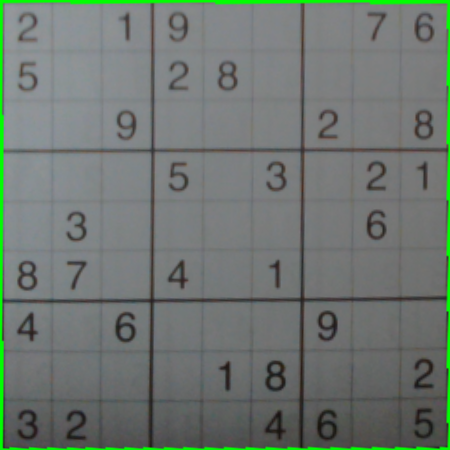
#> input picture backend/Images/sudoku.png, 450 x 450 px, found by its file name
$ python pre2.py
#> lines starting #> are read from the running program, lines starting #| are printed output that depends on the picture; after the words box and inside, x2 and y2 are one past the last pixel; in counts of white or black regions, pixels touching at a corner belong together
import cv2
import pytesseract
import numpy as np

# Bild laden
image = cv2.imread("./Images/sudoku.png", cv2.IMREAD_GRAYSCALE)
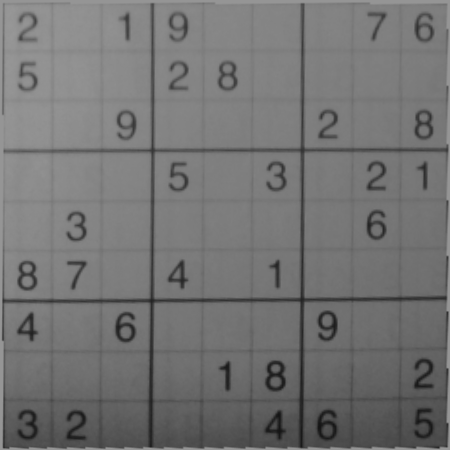
#> image: shape (450, 450); min 20, max 151, mean 115.1

# Bildgröße anpassen (optional, falls das Bild zu groß ist)
image = cv2.resize(image, (450, 450))

# Rauschreduzierung
image = cv2.GaussianBlur(image, (5, 5), 0)

# Adaptive Thresholding anwenden, um das Bild zu binarisieren
binary = cv2.adaptiveThreshold(image, 255, cv2.ADAPTIVE_THRESH_GAUSSIAN_C, cv2.THRESH_BINARY_INV, 11, 2)
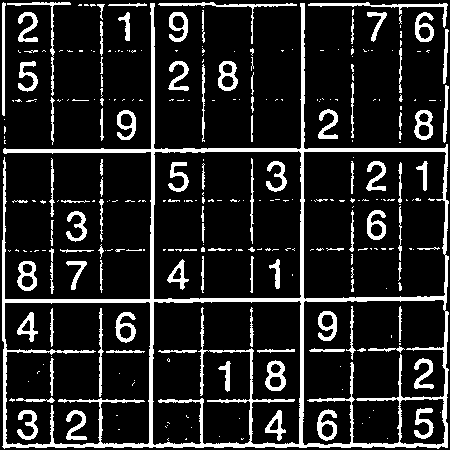
#> binary: shape (450, 450); 14.3% white; 304 white regions (203 under 20 px)

# Konturen finden, um das Sudoku-Raster zu lokalisieren
contours, _ = cv2.findContours(binary, cv2.RETR_EXTERNAL, cv2.CHAIN_APPROX_SIMPLE)
#> contours = 162 contours, 122 with area under 20; largest, box (x1, y1, x2, y2) and area: (2, 3, 449, 449) 111629, (218, 61, 238, 91) 444, (17, 261, 37, 291) 441, (414, 110, 433, 140) 425, (169, 12, 188, 42) 358
largest_contour = max(contours, key=cv2.contourArea)
#> largest_contour = contour of 348 points, box (x1, y1, x2, y2) (2, 3, 449, 449), area 111629

# Maske für das Sudoku-Raster erstellen
mask = np.zeros_like(image)
cv2.drawContours(mask, [largest_contour], -1, 255, thickness=cv2.FILLED)
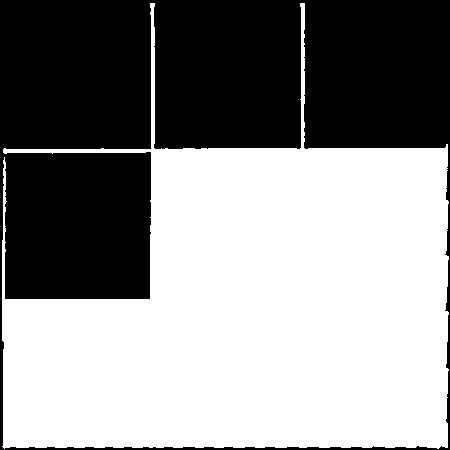
#> mask: shape (450, 450); 55.8% white; 1 black region, box (x1, y1, x2, y2) and area: (0, 0, 450, 450) 89543

# Nur den Bereich innerhalb des Sudoku-Rasters behalten
cropped = cv2.bitwise_and(binary, binary, mask=mask)
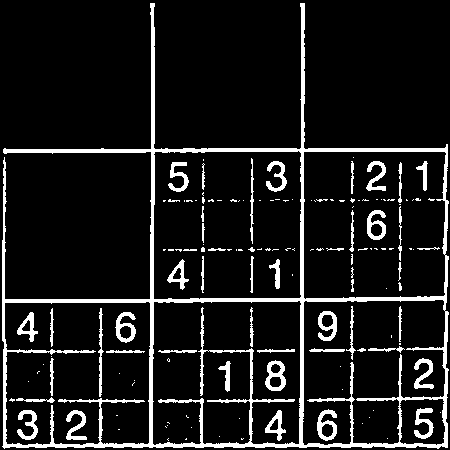
#> cropped: shape (450, 450); 10.3% white; 143 white regions (92 under 20 px), largest, box (x1, y1, x2, y2) and area: (2, 3, 449, 449) 13194, (265, 360, 286, 391) 339, (317, 409, 337, 441) 320

# Tesseract konfigurieren
custom_config = r'--oem 3 --psm 6 -c tessedit_char_whitelist=123456789'

# Sudoku-Feld initialisieren
sudoku = [[0 for _ in range(9)] for _ in range(9)]
#> sudoku = 9 items, first 6: [0, 0, 0, 0, 0, 0, 0, 0, 0], [0, 0, 0, 0, 0, 0, 0, 0, 0], [0, 0, 0, 0, 0, 0, 0, 0, 0], [0, 0, 0, 0, 0, 0, 0, 0, 0], [0, 0, 0, 0, 0, 0, 0, 0, 0], [0, 0, 0, 0, 0, 0, 0, 0, 0]

# Zellen des Sudoku-Rasters verarbeiten
cell_height = cropped.shape[0] // 9
#> cell_height = 50
cell_width = cropped.shape[1] // 9
#> cell_width = 50

for row in range(9):
    for col in range(9):
        # Zelle ausschneiden
        y_start = row * cell_height
        y_end = (row + 1) * cell_height
        x_start = col * cell_width
        x_end = (col + 1) * cell_width
        cell = cropped[y_start:y_end, x_start:x_end]

        # Texterkennung in der Zelle durchführen
#> (the run stopped early here; a loop or call above may not have finished)
